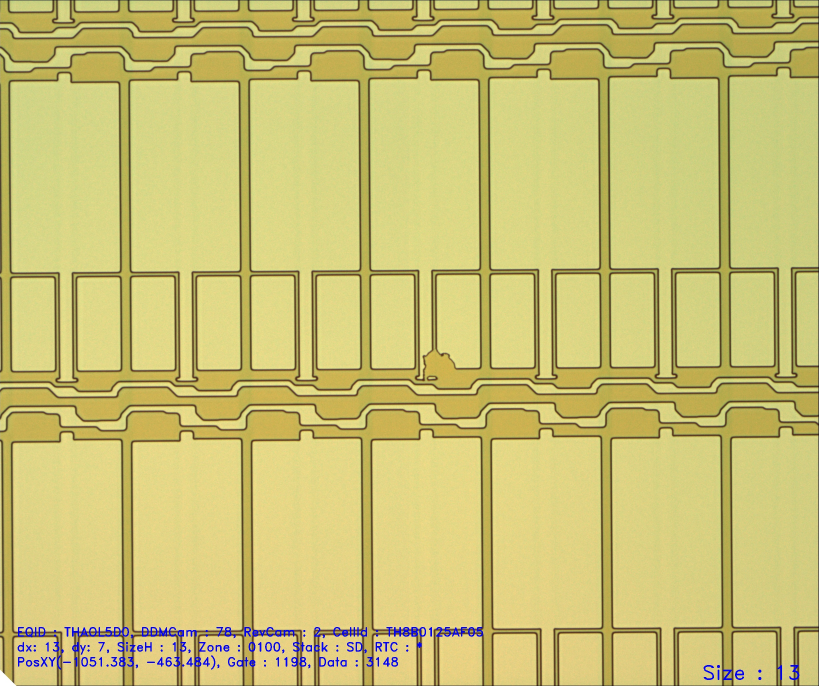
#> input picture testp/error/TPDPS_1300_TH8B0125AF_-1051.383_-463.484_2_10X_59_20181119112108.jpg, 2456 x 2058 px (shown at 1/3 size)
$ python getit2.py
#> lines starting #> are read from the running program, lines starting #| are printed output that depends on the picture; after the words box and inside, x2 and y2 are one past the last pixel; in counts of white or black regions, pixels touching at a corner belong together; long printed decimals are rounded
import cv2 as cv
import numpy as np
import random
import os

import datetime


def gaussianThreshold(img, showimg=0):
    # 图片进行二值化
    gray = cv.cvtColor(img, cv.COLOR_RGB2GRAY)
    binary = cv.adaptiveThreshold(
        gray, 255, cv.ADAPTIVE_THRESH_GAUSSIAN_C, cv.THRESH_BINARY, 15, 10)
    if showimg:
        cv.namedWindow('GAUSSIAN', cv.WINDOW_AUTOSIZE)
        cv.imshow('GAUSSIAN', binary)
    return binary


def getModel():
    # 获取模板
    m1 = cv.imread('./feature/feature1.jpg', cv.IMREAD_GRAYSCALE)

    return m1


def getMore(img, m):
    # 对目标图片进行模板的匹配，返回最大值与位置
    res0 = cv.matchTemplate(img, m, cv.TM_CCOEFF_NORMED)
    min_val0, max_val0, min_loc0, max_loc0 = cv.minMaxLoc(res0)

    return max_val0, max_loc0


def getBest(img, m):
    ''' resize 和返回值
    '''

    max_val, max_loc = getMore(img, m)

    print('    END:%f' % (max_val))

    if max_val >= 0.5:
        return max_val, max_loc, img
    else:
        return 0, 0, img


def getWhich(img, m):
    # 获取目标图片的最好匹配val和位置loc
    max_val, max_loc, img = getBest(img, m)
    if max_val == 0:
        return 0, 0, img
    # best是指匹配的最好的模板是这个问题的哪一个模板
    return max_val, max_loc, img


def getColor():
    # 画图的时候随机返回一个颜色
    return (random.randint(1, 255), random.randint(1, 255), random.randint(1, 255))


# [6 lines left out: function getUDMirror, not called in this run]


def getLRMirror(ptsx, tl, loc):
    # 将列表中的多边形统一以一个垂直轴进行对称
    for key in ptsx.keys():
        ptsx[key] = np.array(
            [[((tl[0] + loc) + ((tl[0] + loc) - j[0])), j[1]] for j in ptsx[key]])
    return ptsx


def getZeroFlag(pts, img):
    # 判断这个多边形是否有任何一个顶点是在图片的像素范围之内
    flag = 0
    h = img.shape[0]
    w = img.shape[1]
    for i in pts:
        if i[0] > 0 and i[1] > 0 and i[0] < w and i[1] < h:
            flag = 1
            break
    return flag


def getMove(pts, gap, hov):
    # 将列表中的多边形统一向水平或者垂直方向移动gap
    if hov:
        return np.array([[i[0], i[1] + gap] for i in pts])
    else:
        return np.array([[i[0] + gap, i[1]] for i in pts])


def getAllTarget(ptsx, img, gap, hov, ptdic, offset=0):
    ''' 获取一个多边形list的一个方向（横向或者纵向）上的所有有点的拷贝
        ---------------------------                ---------------------------
        |                         |                |                         |
        |                         |                |                         |
        |                         |                |                         |
        |           |-|           |       -->      ||-||-||-||-||-||-||-||-| |
        |                         |                |                         |
        |                         |                |                         |
        |                         |                |                         |
        |                         |                |                         |
        ---------------------------                ---------------------------
    '''

    # 获取ptsx原始拷贝
    ptss = ptsx.copy()

    # 画出初始图像
    for key in ptsx.keys():
        pts = ptsx[key]
        ptdic[key].append(pts.copy())
        pts = pts.reshape(-1, 1, 2)
        img = cv.polylines(img, [pts], True, (0, 255, 0))

    # 是否改变方向，0为没有1为有
    changeFlag = 0

    # 偏移修正系数
    if not offset:
        offset_num = 0
    else:
        offset_num = 1

    while 1:

        # 整体移动ptsx
        for key in ptsx.keys():
            # print(gap - offset_num // (offset + 1))
            ptsx[key] = getMove(
                ptsx[key], gap - offset_num // (offset + 1), hov)
        if offset_num > 0:
            offset_num += 1
        elif offset_num < 0:
            offset_num -= 1

        # 定义是否还有多边形存在点，0为没有1为有
        zeroFlag = 0

        # 逐个多边形进行判断并绘点
        for key in ptsx.keys():
            # 判断这个多边形是否有点
            if getZeroFlag(ptsx[key], img):
                pts = ptsx[key]
                pts = pts.reshape(-1, 1, 2)
                img = cv.polylines(img, [pts], True, (255, 0, 0))
                # 只要有一个多边形有点就可以继续移动
                zeroFlag = 1

        # 绘点结束，判断是否要进行下一次移动，如果任何多边形有点则继续移动
        if zeroFlag:
            for key in ptsx.keys():
                ptdic[key].append(ptsx[key].copy())
            continue
        # 所有多边形没点，并且还未改变过移动方向
        elif not changeFlag:
            # 改变移动方向，ptss回归原始拷贝
            changeFlag = 1
            if offset:
                offset_num = -1
            gap = (-1) * gap
            ptsx = ptss
            continue
        # 所有多边形没点并且改变过一次移动方向
        else:
            break
    return img


# [25 lines left out: function get1LR, not called in this run]


def get1UD(ptsx, img, hgap, vgap, ptdic, offset=0):
    ''' 获取一个多边形list上下一定gap的左右所有多边形
        --------------------------                 --------------------------
        |                        |                 |                        |
        |                        |                 ||-||-||-||-||-||-||-||-||
        |                        |                 |            vgap        |
        |           |-|          |        -->      |            |-|         |
        |                        |                 |            vgap        |
        |                        |                 ||-||-||-||-||-||-||-||-||
        |                        |                 |                        |
        |                        |                 |                        |
        --------------------------                 --------------------------
    '''
    ptss = ptsx.copy()
    for key in ptsx.keys():
        ptsx[key] = getMove(ptsx[key], vgap, 1)
    img = getAllTarget(ptsx, img, hgap, 0, ptdic, offset)

    ptsx = ptss

    for key in ptsx.keys():
        ptsx[key] = getMove(ptsx[key], (-1) * vgap, 1)
    img = getAllTarget(ptsx, img, hgap, 0, ptdic, offset)

    return img


def getTarget(img, tl):

    ptsx = {}
    ptdic = {}

    # no-TFT-1
    ptdic['no-TFT-1'] = []
    ptsx['no-TFT-1'] = np.array([[tl[0], tl[1] - 32], [tl[0] + 143, tl[1] - 32],
                                 [tl[0] + 143, tl[1] - 16], [tl[0] + 134, tl[1] - 16],
                                 [tl[0] + 134, tl[1]], [tl[0] + 202, tl[1]],
                                 [tl[0] + 202, tl[1] - 16], [tl[0] + 189, tl[1] - 16],
                                 [tl[0] + 189, tl[1] - 32], [tl[0] + 360, tl[1] - 32],
                                 [tl[0] + 360, tl[1] - 7], [tl[0] + 323, tl[1] - 7],
                                 [tl[0] + 308, tl[1] + 5], [tl[0] + 296, tl[1] + 23],
                                 [tl[0] + 203, tl[1] + 23], [tl[0] + 186, tl[1] + 9],
                                 [tl[0] + 137, tl[1] + 9], [tl[0] + 118, tl[1] - 6],
                                 [tl[0], tl[1] - 6]])

    # no-TFT-2
    ptdic['no-TFT-2'] = []
    ptsx['no-TFT-2'] = np.array([[tl[0] + 139, tl[1] + 45], [tl[0] + 139, tl[1] + 65],
                                 [tl[0] + 197, tl[1] + 65], [tl[0] + 197, tl[1] + 45]])

    # no-TFT-3
    ptdic['no-TFT-3'] = []
    ptsx['no-TFT-3'] = np.array([[tl[0], tl[1] + 94], [tl[0] + 7, tl[1] + 90],
                                 [tl[0] + 97, tl[1] + 90], [tl[0] + 106, tl[1] + 95],
                                 [tl[0] + 137, tl[1] +
                                     95], [tl[0] + 144, tl[1] + 102],
                                 [tl[0] + 144, tl[1] +
                                     126], [tl[0] + 152, tl[1] + 134],
                                 [tl[0] + 255, tl[1] +
                                     134], [tl[0] + 269, tl[1] + 145],
                                 [tl[0] + 341, tl[1] +
                                     145], [tl[0] + 350, tl[1] + 137],
                                 [tl[0] + 350, tl[1] +
                                     103], [tl[0] + 360, tl[1] + 92],
                                 [tl[0] + 360, tl[1] +
                                     166], [tl[0] + 190, tl[1] + 166],
                                 [tl[0] + 190, tl[1] +
                                     150], [tl[0] + 183, tl[1] + 143],
                                 [tl[0] + 153, tl[1] +
                                     143], [tl[0] + 145, tl[1] + 152],
                                 [tl[0] + 145, tl[1] + 173], [tl[0], tl[1] + 173]])

    # TFT-1
    ptdic['TFT-1'] = []
    ptsx['TFT-1'] = np.array([[tl[0], tl[1] + 18], [tl[0] + 109, tl[1] + 18],
                              [tl[0] + 139, tl[1] + 45], [tl[0] + 139, tl[1] + 65],
                              [tl[0], tl[1] + 65]])

    # TFT-2
    ptdic['TFT-2'] = []
    ptsx['TFT-2'] = np.array([[tl[0] + 197, tl[1] + 65], [tl[0] + 197, tl[1] + 45],
                              [tl[0] + 317, tl[1] + 45], [tl[0] + 323, tl[1] + 40],
                              [tl[0] + 323, tl[1] + 31],
                              [tl[0] + 336, tl[1] + 15], [tl[0] + 360, tl[1] + 15],
                              [tl[0] + 360, tl[1] + 65], [tl[0] + 355, tl[1] + 65],
                              [tl[0] + 327, tl[1] + 94], [tl[0] + 316, tl[1] + 109],
                              [tl[0] + 218, tl[1] + 109], [tl[0] + 199, tl[1] + 91],
                              [tl[0] + 199, tl[1] + 75]])

    # Main
    ptdic['Main'] = []
    ptsx['Main'] = np.array([[tl[0], tl[1] - 32], [tl[0], tl[1] + 1046],
                             [tl[0] + 360, tl[1] + 1046], [tl[0] + 360, tl[1] - 32]])

    hgap = 360
    vgap = 1078
    offset = 0
    # '''
    #   变换思路：
    #   1.获取所有纵向图像
    #   2.获取纵向2h距离的所有横向图像
    #   3.原始图像进行左右对称
    #   4.获取对称图像纵向h距离的所有横向图像
    # '''
    ptss = ptsx.copy()
    img = getAllTarget(ptsx, img, hgap, 0, ptdic, offset)

    ptsx = ptss.copy()
    img = get1UD(ptsx, img, hgap, 2 * vgap, ptdic, offset)

    ptsx = getLRMirror(ptss, tl, 167)
    ptss = ptsx.copy()

    img = get1UD(ptsx, img, hgap, vgap, ptdic, offset)

    return img, ptdic


def getCoordinate(img, getimg=0, showimg=0, showparam=cv.WINDOW_AUTOSIZE):
    # 获取图像的所有零件位置

    # 1、保存原始未处理图像便于画图
    oimg = img.copy()

    # 2、或者模板并对图像进行二值化处理
    m = getModel()
    img = gaussianThreshold(img)

    print('进行匹配：')
    # 3、获取是q1还是q2问题以及最好匹配位置
    max_val, max_loc, img = getWhich(img, m)

    # return 没有一个大于0.75的匹配
    if max_val == 0:
        print('Error')
        if showimg:
            cv.namedWindow("match", showparam)
            cv.imshow("match", oimg)
        if not getimg:
            return 0
        else:
            return [0, oimg]

    # 4、如果二值化的图片有过拉伸处理这里对要进行画图的原图也进行同样的处理

    # 5、获取最佳位置以及模板大小，并把最佳匹配在图中画出来
    th, tw = m.shape[:2]
    tl = max_loc
    br = (tl[0] + tw, tl[1] + th)
    cv.rectangle(oimg, tl, br, (0, 0, 255), 1)

    # 6、由最佳匹配点找到pix起始点
    tl = [tl[0] + 7, tl[1] - 1]

    # 7、根据q1还是q2获取所有零件位置并在图中画出来
    oimg, ptdic = getTarget(oimg, tl)

    # 8、图片的展示和返回
    if showimg:
        cv.namedWindow("match", showparam)
        cv.imshow("match", oimg)
    if not getimg:
        # 返回多边形dic、图片形状、q1还是q2
        return ptdic
    else:
        return [1, oimg]


def getone(n, shape, hov):
    if n < 0:
        return 0
    else:
        if not hov:
            if n > shape[1]:
                return shape[1]
            else:
                return n
        else:
            if n > shape[0]:
                return shape[0]
            else:
                return n


def getOverlapping(ptss, target, shape):
    im1 = np.zeros(shape, dtype=np.uint8)
    for pts in ptss:
        im1 = cv.fillConvexPoly(im1, pts, 1)

    im2 = np.zeros(shape, dtype=np.uint8)
    target = cv.fillConvexPoly(im2, target, 1)
    # target = target // 255

    img = im1 + target

    if (img > 1).any():
        return 1
    else:
        return 0


def getMOverlapping(m, target, shape):
    sum_m = 0

    im1 = np.ones(shape[:2], dtype=np.uint8)

    im2 = np.zeros(shape[:2], dtype=np.uint8)
    target = cv.fillConvexPoly(im2, target, 1)

    for p in m:
        v1 = getone(p[0][1], shape, 1)
        v2 = getone(p[2][1], shape, 1)
        if v1 > v2:
            vt = v1
            v1 = v2
            v2 = vt
        h1 = getone(p[0][0], shape, 0)
        h2 = getone(p[2][0], shape, 0)
        if h1 > h2:
            ht = h1
            h1 = h2
            h2 = ht

        im = im1[v1:v2, h1:h2]

        tr = target[v1:v2, h1:h2]

        get = im + tr

        if (get > 1).any():
            sum_m += 1

    return sum_m


def getReturn(m1, m2, m):
    result = {}
    result['AFFECTEDPIXELNUM'] = m
    if not m1:
        result['AFFECTEDNONTFT'] = False
    else:
        result['AFFECTEDNONTFT'] = True
    if not m2:
        result['AFFECTEDTFT'] = False
    else:
        result['AFFECTEDTFT'] = True
    if m1 > 0 and m2 > 0:
        result['TFTOVERLAP'] = True
    else:
        result['TFTOVERLAP'] = False
    return result


def getQOut(ptdic, target, shape):
    sum_m1 = 0
    sum_m2 = 0
    sum_m = 0

    m1 = []
    for i in range(len(ptdic['Main'])):
        for key in ['no-TFT-1', 'no-TFT-2', 'no-TFT-3']:
            m1.append(ptdic[key][i])
    if getOverlapping(m1, target, shape):
        sum_m1 += 1

    m2 = []
    for i in range(len(ptdic['Main'])):
        for key in ['TFT-1', 'TFT-2']:
            m2.append(ptdic[key][i])
    if getOverlapping(m2, target, shape):
        sum_m2 += 1

    m = []
    for i in range(len(ptdic['Main'])):
        for key in ['Main']:
            m.append(ptdic[key][i])
    sum_m = getMOverlapping(m, target, shape)

    return getReturn(sum_m1, sum_m2, sum_m)


def getJPG(path, li=0):
    # 返回一个文件夹下所有jpg文件名
    list_name = []
    for file in os.listdir(path):
        file_path = os.path.join(path, file)
        if file[-3:].lower() == 'jpg' and not os.path.isdir(file_path):
            if not li:
                list_name.append(file_path)
            else:
                list_name.append([path, file])
        if os.path.isdir(file_path):
            list_name += getJPG(file_path, li)
    return list_name


# [47 lines of commented-out code are left out]
start = datetime.datetime.now()
s = 0

for img in getJPG('./testp/'):
    s += 1

    start3 = datetime.datetime.now()

    img = cv.imread(img)
#> img is the input picture: shape (2058, 2456, 3); mean B, G, R 115.6, 192, 201.5
    shape = img.shape

    start1 = datetime.datetime.now()
    dic = getCoordinate(img, showimg=0, getimg=0)
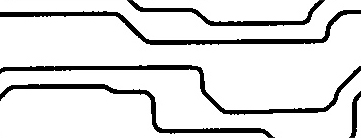
#> input picture feature/feature1.jpg, 361 x 138 px
#> in getModel, m1 is the input picture: shape (138, 361); min 0, max 255, mean 223.5
#> in gaussianThreshold, `gray = cv.cvtColor(img, cv.COLOR_RGB2GRAY)`:
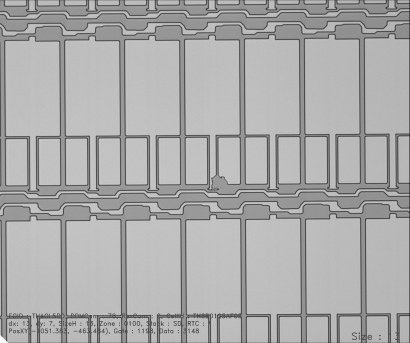
#> gray: shape (2058, 2456) (shown at 1/6 size); min 0, max 255, mean 170.3
#> in gaussianThreshold, `binary = cv.adaptiveThreshold( gray, 255, cv.ADAPTIVE_THRESH_GAUSSIAN_..`:
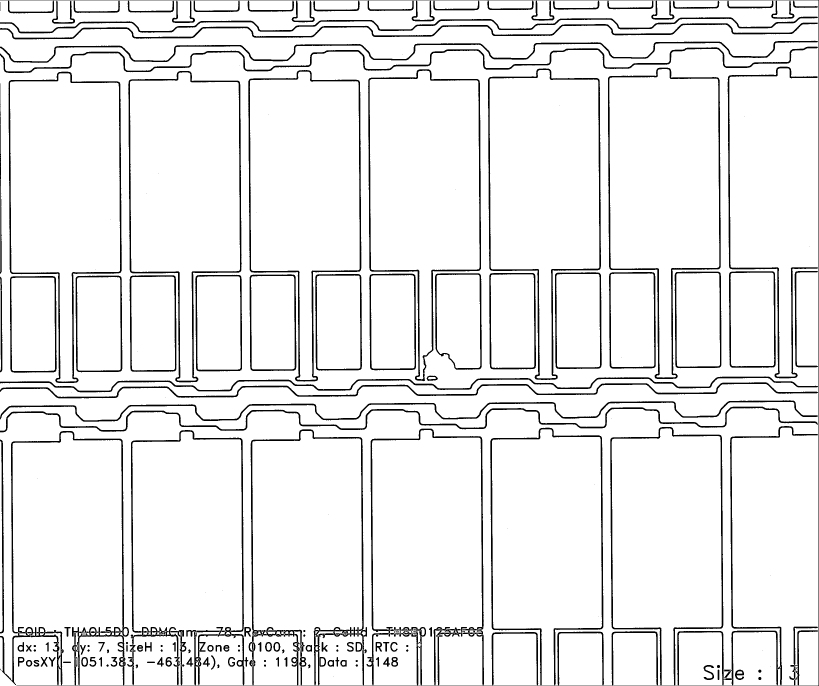
#> binary: shape (2058, 2456) (shown at 1/3 size); 92.7% white; 188 black regions (33 under 20 px), largest, box (x1, y1, x2, y2) and area: (0, 1293, 387, 2056) 16356, (381, 1290, 733, 2056) 15789, (746, 1288, 1101, 2056) 15668
#> in getMore, `res0 = cv.matchTemplate(img, m, cv.TM_CCOEFF_NORMED)`:
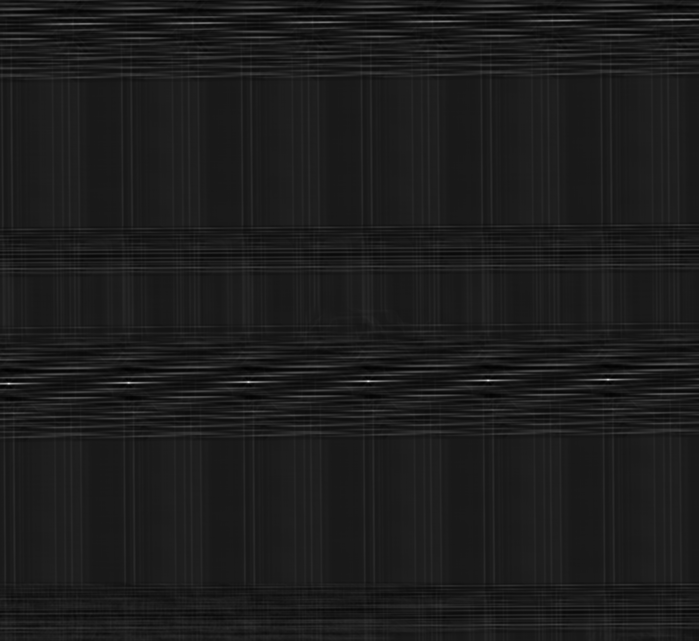
#> res0: shape (1921, 2096) float32 (shown at 1/3 size); min -0.119, max 0.934, mean 0.000276; drawn with min black and max white
#> in getMore, `min_val0, max_val0, min_loc0, max_loc0 = cv.minMaxLoc(res0)`: min_val0 = -0.119; max_val0 = 0.934; min_loc0 = (1819, 1129); max_loc0 = (386, 1148)
#> in getBest, `max_val, max_loc = getMore(img, m)`: max_val = 0.934; max_loc = (386, 1148)
#|     END:0.9337
#> in getWhich, `max_val, max_loc, img = getBest(img, m)`: max_val = 0.934; max_loc = (386, 1148)
#> in getCoordinate, `max_val, max_loc, img = getWhich(img, m)`: max_val = 0.934; max_loc = (386, 1148)
#> in getCoordinate, `br = (tl[0] + tw, tl[1] + th)`: br = (747, 1286)
#> in getCoordinate, `tl = [tl[0] + 7, tl[1] - 1]`: tl = [393, 1147]
#> in getTarget, `ptss = ptsx.copy()`: ptss = 6 items
#> the loop in getAllTarget, `for key in ptsx.keys():` made 6 passes
#> key on passes 1, 3, 4, 5: 'no-TFT-1', 'no-TFT-3', 'TFT-1', 'TFT-2'
#> after the loop in getAllTarget, `while 1:`:
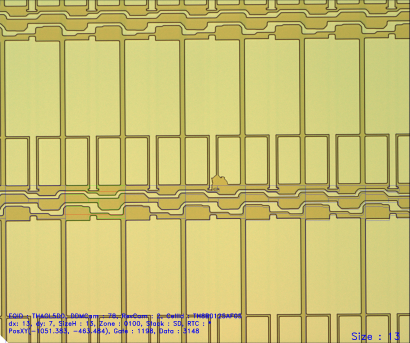
#> img: shape (2058, 2456, 3) (shown at 1/6 size); mean B, G, R 116.3, 191.4, 200.8
#> after the loop in getAllTarget, `while 1:`: changeFlag = 1; gap = -360; offset_num = 0; pts = [[-327, 1115], [-327, 2193], [33, 2193], [33, 1115]]
#> in getTarget, `ptsx = ptss.copy()`: ptsx = 6 items
#> the loop in get1UD, `for key in ptsx.keys():` made 6 passes
#> the loop in getAllTarget (call 2), `for key in ptsx.keys():` made 6 passes
#> the loop in getAllTarget (call 2), `while 1:` made 2 passes
#> the loop in getLRMirror, `for key in ptsx.keys():` made 6 passes
#> the loop in get1UD (call 2), `for key in ptsx.keys():` made 6 passes
#> dic = 6 items
    end1 = datetime.datetime.now()
    print('得到多边形费时%fs:' % ((end1 - start1).seconds + (((end1 - start1).microseconds) / 1e6)))

    if not dic:
        continue
    target = np.array([[0, 0], [0, 1000], [1000, 1000], [1000, 0]])

    start2 = datetime.datetime.now()
    re = getQOut(dic, target, shape)
#> the loop in getQOut, `for i in range(len(ptdic['Main'])):` made 26 passes
#> after the loop in getQOut, `for i in range(len(ptdic['Main'])):`: m1 = 78 items
#> the loop in getOverlapping, `for pts in ptss:` made 78 passes
#> pts on passes 2, 5, 8, 11, 14, 17, 20: [[532, 1192], [532, 1212], [590, 1212], [590, 1192]], [[892, 1192], [892, 1212], [950, 1212], [950, 1192]], [[1252, 1192], [1252, 1212], [1310, 1212], [1310, 1192]], [[1612, 1192], [1612, 1212], [1670, 1212], [1670, 1192]], [[1972, 1192], [1972, 1212], [2030, 1212], [2030, 1192]], [[2332, 1192], [2332, 1212], [2390, 1212], [2390, 1192]], [[172, 1192], [172, 1212], [230, 1212], [230, 1192]]
#> after the loop in getQOut, `for i in range(len(ptdic['Main'])):`: m2 = 52 items
#> call 2 of getOverlapping, with target = array of shape (4, 2), shape = (2058, 2456, 3)
#> the loop in getOverlapping (call 2), `for pts in ptss:` made 52 passes
#> after the loop in getOverlapping (call 2), `for pts in ptss:`:
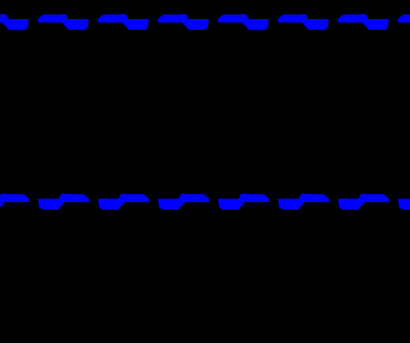
#> im1: shape (2058, 2456, 3) (shown at 1/6 size); mean of channels 0, 1, 2 0.0444, 0, 0; drawn with 1 as white
#> after the loop in getQOut, `for i in range(len(ptdic['Main'])):`: m = 26 items
#> in getMOverlapping, `target = cv.fillConvexPoly(im2, target, 1)`:
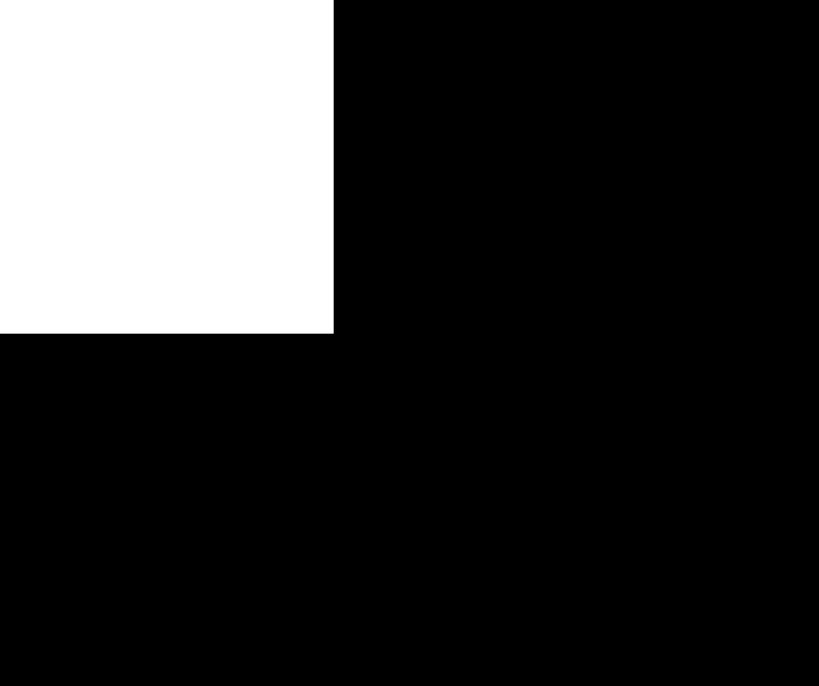
#> im2: shape (2058, 2456) (shown at 1/3 size); values 0 (black) and 1 (white), 19.8% white; 1 white region, box (x1, y1, x2, y2) and area: (0, 0, 1001, 1001) 1002001
#> the loop in getMOverlapping, `for p in m:` made 26 passes
#> (p, ht) on passes 18 to 22: ([[727, 2193], [727, 3271], [367, 3271], [367, 2193]], 727), ([[727, 37], [727, 1115], [367, 1115], [367, 37]], 727), ([[1087, 37], [1087, 1115], [727, 1115], [727, 37]], 1087), ([[1447, 37], [1447, 1115], [1087, 1115], [1087, 37]], 1447), ([[1807, 37], [1807, 1115], [1447, 1115], [1447, 37]], 1807)
#> after the loop in getMOverlapping, `for p in m:`: ht = 7; sum_m = 8
#> re = {'AFFECTEDPIXELNUM': 8, 'AFFECTEDNONTFT': True, 'AFFECTEDTFT': True, 'TFTOVERLAP': True}
    end2 = datetime.datetime.now()
    print('比较重叠费时%fs:' % ((end2 - start2).seconds + (((end2 - start2).microseconds) / 1e6)))

    end3 = datetime.datetime.now()
    print('此图片处理时间%fs:' % ((end3 - start3).seconds + (((end3 - start3).microseconds) / 1e6)))

    print(re)
#| {'AFFECTEDPIXELNUM': 8, 'AFFECTEDNONTFT': True, 'AFFECTEDTFT': True, 'TFTOVERLAP': True}

end = datetime.datetime.now()
all_time = (end - start).seconds + (((end - start).microseconds) / 1e6)
one_time = all_time / s

print('共处理%d张图片，共费时%fs，平均每张图片费时%fs' % (s, all_time, one_time))
